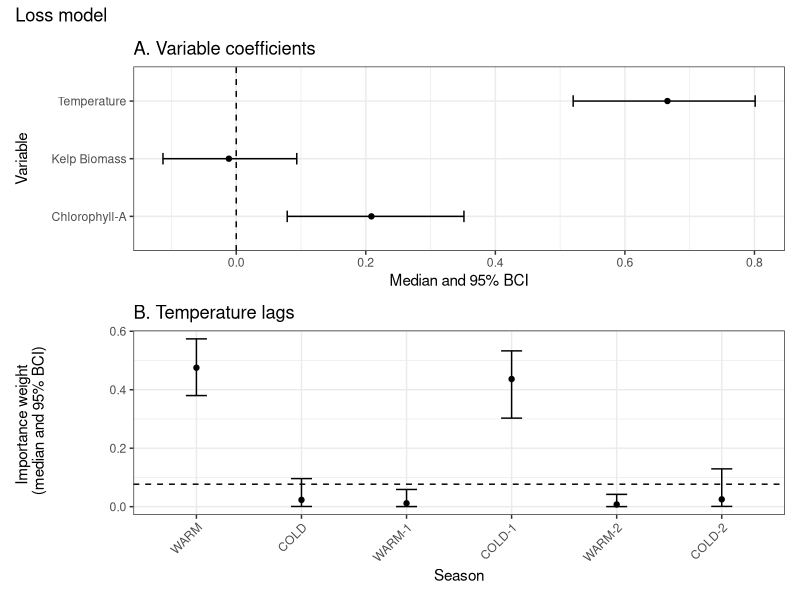
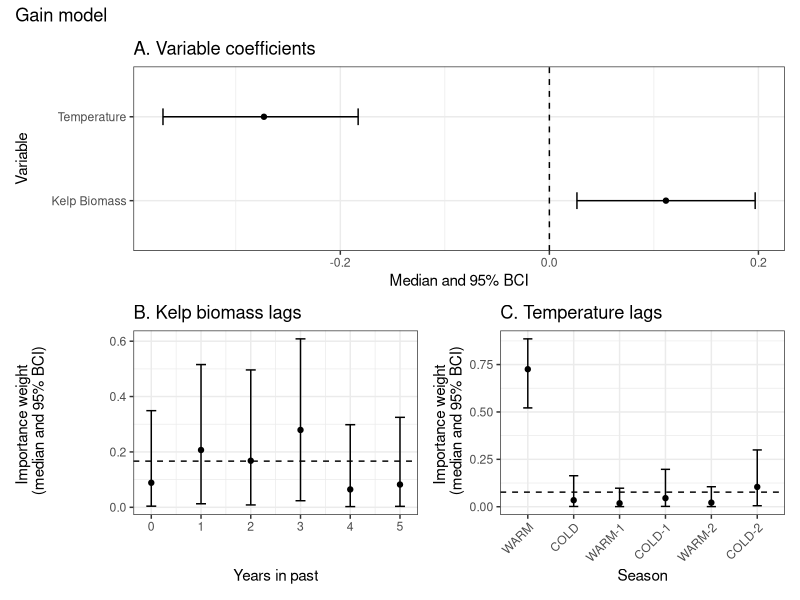

R code for these plots, in order:
#TUrnover model visuals
#Ana Miller-ter Kuile
#July 5, 2023

#results of the SAM models

# Load packages ---------------------------------------------------------------

# Load packages, here and tidyverse for coding ease, 
package.list <- c("here", "tidyverse", 
                  'patchwork')


## Installing them if they aren't already on the computer
new.packages <- package.list[!(package.list %in% 
                                 installed.packages()[,"Package"])]
if(length(new.packages)) install.packages(new.packages)

## And loading them
for(i in package.list){library(i, character.only = T)}


# Load data ---------------------------------------------------------------

med <- read.csv(here("data_outputs",
                    "SAM_outputs",
                    "loss_SAM_summary.csv"))

medg <- read.csv(here("data_outputs",
                     "SAM_outputs",
                     "gain_SAM_summary.csv"))


# Loss model --------------------------------------------------------------

theme_set(theme_bw())
al <- med %>%
  filter(parameter %in% c("b[1]", "b[2]", 'b[3]')) %>%
  mutate(beta = case_when(parameter == "b[1]" ~ "Kelp Biomass",
                          parameter == "b[2]" ~ "Temperature",
                          parameter == 'b[3]' ~ "Chlorophyll-A")) %>%
  ggplot(aes(x = beta, y = X50.)) +
  geom_point() + 
  geom_errorbar(aes(ymin = X2.5., ymax = X97.5.), width = 0.2) +
  labs(x = "Variable", y = "Median and 95% BCI",
       title = "A. Variable coefficients") +
  geom_hline(yintercept = 0, linetype = 2) +
  coord_flip()

#higher loss with higher bottom temperatures

lagID <- c("WARM", "COLD", "WARM-1", "COLD-1", "WARM-2", "COLD-2")
bl <- med %>%
  filter(str_detect(parameter, "wB")) %>%
  mutate(lag = str_sub(parameter, start = 4, end = (nchar(parameter)-1))) %>%
  mutate(lag = as.numeric(lag)) %>%
  mutate(lag = lag - 1) %>%
  mutate(lag = as.factor(lag)) %>%
  ggplot(aes(x = lag, y = X50.)) +
  geom_point() +
  geom_errorbar(aes(ymin = X2.5., ymax = X97.5.), width = 0.2) +
  geom_hline(yintercept = 1/13, linetype = 2) +
  scale_x_discrete(labels = lagID) +
  labs(x = "Season", 
       y = "Importance weight \n (median and 95% BCI)",
       title = "B. Temperature lags")+
  theme(axis.text.x = element_text(angle = 45, hjust = 1))

cl <- med %>%
  filter(str_detect(parameter, "wC")) %>%
  mutate(lag = str_sub(parameter, start = 4, end = (nchar(parameter)-1))) %>%
  mutate(lag = as.numeric(lag)) %>%
  mutate(lag = lag - 1) %>%
  mutate(lag = as.factor(lag)) %>%
  ggplot(aes(x = lag, y = X50.)) +
  geom_point() +
  geom_errorbar(aes(ymin = X2.5., ymax = X97.5.), width = 0.2) +
  geom_hline(yintercept = 1/13, linetype = 2) +
  scale_x_discrete(labels = lagID) +
  labs(x = "Season", 
       y = "Importance weight \n (median and 95% BCI)",
       title = "B. Chlorophyll-A lags")+
  theme(axis.text.x = element_text(angle = 45, hjust = 1))

al / (bl) +
  plot_annotation('Loss model')


# Gain model --------------------------------------------------------------

ag <- medg %>%
  filter(parameter %in% c("b[1]", "b[2]")) %>%
  mutate(beta = case_when(parameter == "b[1]" ~ "Kelp Biomass",
                          parameter == "b[2]" ~ "Temperature")) %>%
  ggplot(aes(x = beta, y = X50.)) +
  geom_point() + 
  geom_errorbar(aes(ymin = X2.5., ymax = X97.5.), width = 0.2) +
  labs(x = "Variable", y = "Median and 95% BCI",
       title = "A. Variable coefficients") +
  geom_hline(yintercept = 0, linetype = 2) +
  coord_flip()

#higher loss with higher bottom temperatures

bg <- medg %>%
  filter(str_detect(parameter, "wA")) %>%
  mutate(lag = str_sub(parameter, start = -2, end = -2)) %>%
  mutate(lag = as.numeric(lag)) %>%
  mutate(lag = lag - 1) %>%
  ggplot(aes(x = lag, y = X50.)) +
  geom_point() +
  geom_errorbar(aes(ymin = X2.5., ymax = X97.5.), width = 0.2) +
  geom_hline(yintercept = 1/6, linetype = 2) +
  labs(x = "Years in past", y = "Importance weight \n (median and 95% BCI)",
       title = "B. Kelp biomass lags")

cg <- medg %>%
  filter(str_detect(parameter, "wB")) %>%
  mutate(lag = str_sub(parameter, start = 4, end = (nchar(parameter)-1))) %>%
  mutate(lag = as.numeric(lag)) %>%
  mutate(lag = lag - 1) %>%
  mutate(lag = as.factor(lag)) %>%
  ggplot(aes(x = lag, y = X50.)) +
  geom_point() +
  geom_errorbar(aes(ymin = X2.5., ymax = X97.5.), width = 0.2) +
  geom_hline(yintercept = 1/13, linetype = 2) +
  scale_x_discrete(labels = lagID) +
  labs(x = "Season", 
       y = "Importance weight \n (median and 95% BCI)",
       title = "C. Temperature lags")  +
  theme(axis.text.x = element_text(angle = 45, hjust = 1))

ag / (bg + cg) +
  plot_annotation('Gain model')

#maybe do 3 years of kelp
